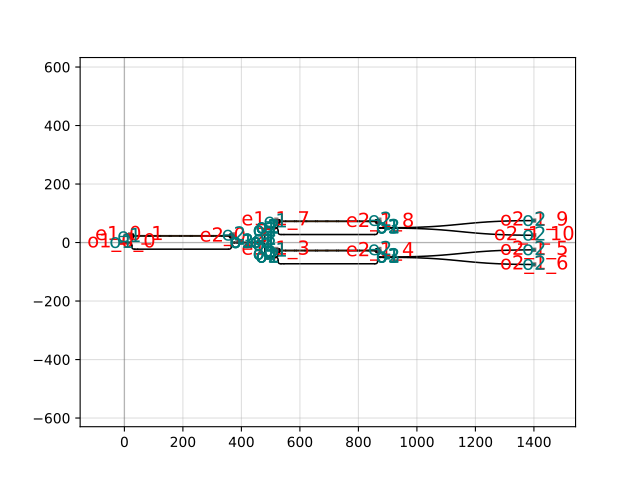

This chart was generated by the following Python code:
import gdsfactory as gf

c = gf.components.switch_tree(noutputs=4, spacing=(500, 100))
c.plot()
